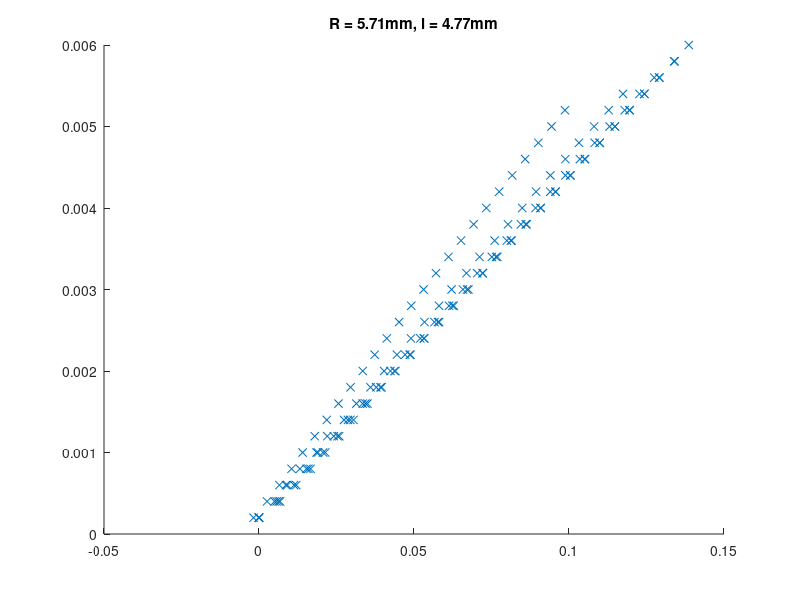
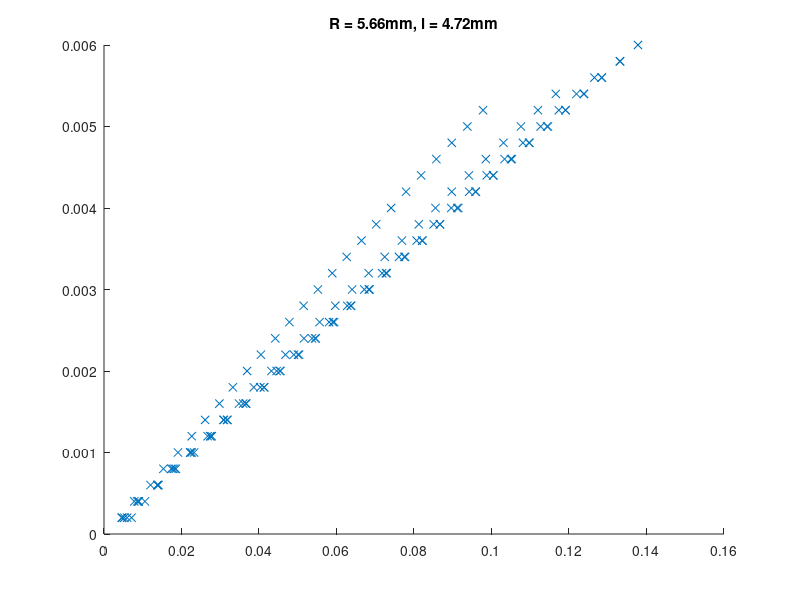

Write the MATLAB code that produced these figures, in order.
%% Design for segment 1 and 2: R = 5.66, l = 4.72
P_free = 0:0.5:15;
n1 = [1	0.999960000000000	0.999840000000000	0.999650000000000	0.999400000000000	0.999080000000000	0.998710000000000	0.998300000000000	0.997830000000000	0.997330000000000	0.996790000000000	0.996210000000000	0.995610000000000	0.994970000000000	0.994310000000000	0.993630000000000	0.992920000000000	0.992200000000000	0.991460000000000	0.990700000000000	0.989930000000000	0.989150000000000	0.988350000000000	0.987540000000000	0.986730000000000	0.985900000000000	0.985070000000000	0.984230000000000	0.983380000000000	0.982530000000000	0.981680000000000
1.35160000000000e-18	-2.28420000000000e-06	-4.36970000000000e-06	-6.27870000000000e-06	-8.03060000000000e-06	-9.64290000000000e-06	-1.11310000000000e-05	-1.25080000000000e-05	-1.37860000000000e-05	-1.49750000000000e-05	-1.60830000000000e-05	-1.71200000000000e-05	-1.80910000000000e-05	-1.90020000000000e-05	-1.98580000000000e-05	-2.06640000000000e-05	-2.14240000000000e-05	-2.21420000000000e-05	-2.28190000000000e-05	-2.34590000000000e-05	-2.40650000000000e-05	-2.46370000000000e-05	-2.51800000000000e-05	-2.56930000000000e-05	-2.61790000000000e-05	-2.66390000000000e-05	-2.70750000000000e-05	-2.74880000000000e-05	-2.78790000000000e-05	-2.82490000000000e-05	-2.85990000000000e-05
-1.98900000000000e-17	-0.00906760000000000	-0.0178800000000000	-0.0264430000000000	-0.0347650000000000	-0.0428540000000000	-0.0507190000000000	-0.0583670000000000	-0.0658070000000000	-0.0730460000000000	-0.0800930000000000	-0.0869560000000000	-0.0936420000000000	-0.100160000000000	-0.106510000000000	-0.112710000000000	-0.118750000000000	-0.124650000000000	-0.130420000000000	-0.136050000000000	-0.141550000000000	-0.146930000000000	-0.152200000000000	-0.157350000000000	-0.162390000000000	-0.167320000000000	-0.172160000000000	-0.176900000000000	-0.181540000000000	-0.186090000000000	-0.190560000000000];
nx1 = n1(1,:);
nz1 = n1(3,:);
theta_y_free = atan2(-nz1, nx1);

P_cons = 1e-3*[15000	15000	15000	15000	15000	15000	15000	15000	15000	15000	15000	15000	15000	15000	15000	15000	15000	15000	15000	15000	15000	15000	15000	15000	15000	15000	15000	15000	15000	15000	12500	12500	12500	12500	12500	12500	12500	12500	12500	12500	12500	12500	12500	12500	12500	12500	12500	12500	12500	12500	12500	12500	12500	12500	12500	12500	12500	12500	12500	10000	10000	10000	10000	10000	10000	10000	10000	10000	10000	10000	10000	10000	10000	10000	10000	10000	10000	10000	10000	10000	10000	10000	10000	10000	10000	10000	10000	7500	7500	7500	7500	7500	7500	7500	7500	7500	7500	7500	7500	7500	7500	7500	7500	7500	7500	7500	7500	7500	7500	7500	7500	7500	7500	7500	5000	5000	5000	5000	5000	5000	5000	5000	5000	5000	5000	5000	5000	5000	5000	5000	5000	5000	5000	5000	5000	5000	5000	5000	5000	5000];
T_cons = [0.000200000000000000	0.000400000000000000	0.000600000000000000	0.000800000000000000	0.00100000000000000	0.00120000000000000	0.00140000000000000	0.00160000000000000	0.00180000000000000	0.00200000000000000	0.00220000000000000	0.00240000000000000	0.00260000000000000	0.00280000000000000	0.00300000000000000	0.00320000000000000	0.00340000000000000	0.00360000000000000	0.00380000000000000	0.00400000000000000	0.00420000000000000	0.00440000000000000	0.00460000000000000	0.00480000000000000	0.00500000000000000	0.00520000000000000	0.00540000000000000	0.00560000000000000	0.00580000000000000	0.00600000000000000	0.000200000000000000	0.000400000000000000	0.000600000000000000	0.000800000000000000	0.00100000000000000	0.00120000000000000	0.00140000000000000	0.00160000000000000	0.00180000000000000	0.00200000000000000	0.00220000000000000	0.00240000000000000	0.00260000000000000	0.00280000000000000	0.00300000000000000	0.00320000000000000	0.00340000000000000	0.00360000000000000	0.00380000000000000	0.00400000000000000	0.00420000000000000	0.00440000000000000	0.00460000000000000	0.00480000000000000	0.00500000000000000	0.00520000000000000	0.00540000000000000	0.00560000000000000	0.00580000000000000	0.000200000000000000	0.000400000000000000	0.000600000000000000	0.000800000000000000	0.00100000000000000	0.00120000000000000	0.00140000000000000	0.00160000000000000	0.00180000000000000	0.00200000000000000	0.00220000000000000	0.00240000000000000	0.00260000000000000	0.00280000000000000	0.00300000000000000	0.00320000000000000	0.00340000000000000	0.00360000000000000	0.00380000000000000	0.00400000000000000	0.00420000000000000	0.00440000000000000	0.00460000000000000	0.00480000000000000	0.00500000000000000	0.00520000000000000	0.00540000000000000	0.00560000000000000	0.000200000000000000	0.000400000000000000	0.000600000000000000	0.000800000000000000	0.00100000000000000	0.00120000000000000	0.00140000000000000	0.00160000000000000	0.00180000000000000	0.00200000000000000	0.00220000000000000	0.00240000000000000	0.00260000000000000	0.00280000000000000	0.00300000000000000	0.00320000000000000	0.00340000000000000	0.00360000000000000	0.00380000000000000	0.00400000000000000	0.00420000000000000	0.00440000000000000	0.00460000000000000	0.00480000000000000	0.00500000000000000	0.00520000000000000	0.00540000000000000	0.000200000000000000	0.000400000000000000	0.000600000000000000	0.000800000000000000	0.00100000000000000	0.00120000000000000	0.00140000000000000	0.00160000000000000	0.00180000000000000	0.00200000000000000	0.00220000000000000	0.00240000000000000	0.00260000000000000	0.00280000000000000	0.00300000000000000	0.00320000000000000	0.00340000000000000	0.00360000000000000	0.00380000000000000	0.00400000000000000	0.00420000000000000	0.00440000000000000	0.00460000000000000	0.00480000000000000	0.00500000000000000	0.00520000000000000];
n3 = [0.981680000000000	0.981670000000000	0.981670000000000	0.981670000000000	0.981670000000000	0.981660000000000	0.981660000000000	0.981650000000000	0.981650000000000	0.981640000000000	0.981640000000000	0.981630000000000	0.981620000000000	0.981610000000000	0.981600000000000	0.981590000000000	0.981580000000000	0.981570000000000	0.981550000000000	0.981540000000000	0.981530000000000	0.981510000000000	0.981500000000000	0.981480000000000	0.981470000000000	0.981450000000000	0.981430000000000	0.981410000000000	0.981400000000000	0.981380000000000	0.985900000000000	0.985900000000000	0.985900000000000	0.985900000000000	0.985890000000000	0.985890000000000	0.985890000000000	0.985880000000000	0.985880000000000	0.985870000000000	0.985860000000000	0.985850000000000	0.985850000000000	0.985840000000000	0.985830000000000	0.985820000000000	0.985800000000000	0.985790000000000	0.985780000000000	0.985770000000000	0.985750000000000	0.985740000000000	0.985720000000000	0.985710000000000	0.985690000000000	0.985680000000000	0.985660000000000	0.985640000000000	0.985620000000000	0.989930000000000	0.989930000000000	0.989930000000000	0.989930000000000	0.989920000000000	0.989920000000000	0.989910000000000	0.989910000000000	0.989900000000000	0.989900000000000	0.989890000000000	0.989880000000000	0.989870000000000	0.989870000000000	0.989860000000000	0.989850000000000	0.989830000000000	0.989820000000000	0.989810000000000	0.989800000000000	0.989780000000000	0.989770000000000	0.989750000000000	0.989740000000000	0.989720000000000	0.989710000000000	0.989690000000000	0.989670000000000	0.993630000000000	0.993630000000000	0.993630000000000	0.993620000000000	0.993620000000000	0.993620000000000	0.993610000000000	0.993610000000000	0.993600000000000	0.993600000000000	0.993590000000000	0.993580000000000	0.993570000000000	0.993570000000000	0.993560000000000	0.993550000000000	0.993540000000000	0.993520000000000	0.993510000000000	0.993500000000000	0.993490000000000	0.993470000000000	0.993460000000000	0.993440000000000	0.993430000000000	0.993410000000000	0.993400000000000	0.996790000000000	0.996790000000000	0.996790000000000	0.996780000000000	0.996780000000000	0.996780000000000	0.996770000000000	0.996770000000000	0.996760000000000	0.996760000000000	0.996750000000000	0.996750000000000	0.996740000000000	0.996730000000000	0.996720000000000	0.996710000000000	0.996700000000000	0.996690000000000	0.996680000000000	0.996670000000000	0.996660000000000	0.996650000000000	0.996630000000000	0.996620000000000	0.996610000000000	0.996590000000000
0.00207060000000000	0.00416970000000000	0.00626850000000000	0.00836690000000000	0.0104650000000000	0.0125620000000000	0.0146590000000000	0.0167540000000000	0.0188490000000000	0.0209420000000000	0.0230340000000000	0.0251250000000000	0.0272150000000000	0.0293020000000000	0.0313880000000000	0.0334720000000000	0.0355540000000000	0.0376340000000000	0.0397120000000000	0.0417870000000000	0.0438590000000000	0.0459290000000000	0.0479960000000000	0.0500600000000000	0.0521210000000000	0.0541790000000000	0.0562330000000000	0.0582840000000000	0.0603320000000000	0.0623750000000000	0.00187900000000000	0.00378460000000000	0.00568990000000000	0.00759490000000000	0.00949950000000000	0.0114030000000000	0.0133070000000000	0.0152090000000000	0.0171110000000000	0.0190120000000000	0.0209120000000000	0.0228110000000000	0.0247080000000000	0.0266040000000000	0.0284980000000000	0.0303910000000000	0.0322830000000000	0.0341720000000000	0.0360590000000000	0.0379450000000000	0.0398280000000000	0.0417090000000000	0.0435880000000000	0.0454640000000000	0.0473370000000000	0.0492080000000000	0.0510760000000000	0.0529400000000000	0.0548020000000000	0.00165770000000000	0.00333930000000000	0.00502070000000000	0.00670190000000000	0.00838270000000000	0.0100630000000000	0.0117430000000000	0.0134230000000000	0.0151020000000000	0.0167800000000000	0.0184570000000000	0.0201340000000000	0.0218100000000000	0.0234840000000000	0.0251580000000000	0.0268300000000000	0.0285020000000000	0.0301720000000000	0.0318400000000000	0.0335070000000000	0.0351730000000000	0.0368360000000000	0.0384980000000000	0.0401590000000000	0.0418170000000000	0.0434730000000000	0.0451270000000000	0.0467780000000000	0.00139960000000000	0.00281970000000000	0.00423970000000000	0.00565970000000000	0.00707940000000000	0.00849900000000000	0.00991840000000000	0.0113380000000000	0.0127560000000000	0.0141750000000000	0.0155930000000000	0.0170110000000000	0.0184290000000000	0.0198460000000000	0.0212630000000000	0.0226790000000000	0.0240940000000000	0.0255090000000000	0.0269240000000000	0.0283370000000000	0.0297500000000000	0.0311620000000000	0.0325730000000000	0.0339830000000000	0.0353920000000000	0.0368000000000000	0.0382070000000000	0.00109590000000000	0.00220790000000000	0.00331990000000000	0.00443190000000000	0.00554410000000000	0.00665630000000000	0.00776880000000000	0.00888140000000000	0.00999430000000000	0.0111070000000000	0.0122210000000000	0.0133350000000000	0.0144490000000000	0.0155630000000000	0.0166780000000000	0.0177940000000000	0.0189100000000000	0.0200260000000000	0.0211420000000000	0.0222590000000000	0.0233770000000000	0.0244950000000000	0.0256130000000000	0.0267310000000000	0.0278500000000000	0.0289690000000000
-0.190550000000000	-0.190520000000000	-0.190470000000000	-0.190400000000000	-0.190310000000000	-0.190200000000000	-0.190080000000000	-0.189930000000000	-0.189760000000000	-0.189580000000000	-0.189370000000000	-0.189150000000000	-0.188900000000000	-0.188640000000000	-0.188350000000000	-0.188050000000000	-0.187720000000000	-0.187380000000000	-0.187020000000000	-0.186630000000000	-0.186230000000000	-0.185810000000000	-0.185360000000000	-0.184900000000000	-0.184410000000000	-0.183910000000000	-0.183380000000000	-0.182840000000000	-0.182270000000000	-0.181690000000000	-0.167310000000000	-0.167290000000000	-0.167240000000000	-0.167180000000000	-0.167100000000000	-0.167000000000000	-0.166890000000000	-0.166750000000000	-0.166600000000000	-0.166440000000000	-0.166250000000000	-0.166050000000000	-0.165830000000000	-0.165590000000000	-0.165330000000000	-0.165060000000000	-0.164760000000000	-0.164450000000000	-0.164120000000000	-0.163780000000000	-0.163410000000000	-0.163030000000000	-0.162630000000000	-0.162210000000000	-0.161770000000000	-0.161310000000000	-0.160830000000000	-0.160340000000000	-0.159830000000000	-0.141540000000000	-0.141520000000000	-0.141480000000000	-0.141430000000000	-0.141360000000000	-0.141270000000000	-0.141180000000000	-0.141060000000000	-0.140930000000000	-0.140790000000000	-0.140630000000000	-0.140450000000000	-0.140260000000000	-0.140050000000000	-0.139830000000000	-0.139590000000000	-0.139340000000000	-0.139070000000000	-0.138790000000000	-0.138490000000000	-0.138170000000000	-0.137840000000000	-0.137490000000000	-0.137120000000000	-0.136740000000000	-0.136340000000000	-0.135930000000000	-0.135500000000000	-0.112700000000000	-0.112680000000000	-0.112650000000000	-0.112610000000000	-0.112550000000000	-0.112480000000000	-0.112400000000000	-0.112310000000000	-0.112210000000000	-0.112090000000000	-0.111970000000000	-0.111820000000000	-0.111670000000000	-0.111510000000000	-0.111330000000000	-0.111140000000000	-0.110940000000000	-0.110720000000000	-0.110490000000000	-0.110250000000000	-0.110000000000000	-0.109730000000000	-0.109450000000000	-0.109150000000000	-0.108840000000000	-0.108520000000000	-0.108180000000000	-0.0800880000000000	-0.0800740000000000	-0.0800530000000000	-0.0800240000000000	-0.0799860000000000	-0.0799410000000000	-0.0798880000000000	-0.0798260000000000	-0.0797570000000000	-0.0796790000000000	-0.0795930000000000	-0.0794980000000000	-0.0793950000000000	-0.0792830000000000	-0.0791630000000000	-0.0790340000000000	-0.0788960000000000	-0.0787480000000000	-0.0785920000000000	-0.0784260000000000	-0.0782510000000000	-0.0780660000000000	-0.0778710000000000	-0.0776660000000000	-0.0774510000000000	-0.0772250000000000];

theta_x = [];
n3_rot = [];
for i = 1:size(P_cons, 2)
    theta_y_index = P_cons(i)*2+1;
    theta_y = theta_y_free(theta_y_index);
    Rot = [cos(-theta_y), 0, sin(-theta_y); 0, 1, 0; -sin(-theta_y), 0, cos(-theta_y)];
    n3_rot = [n3_rot Rot*n3(:,i)];
    theta_x = [theta_x atan2(n3_rot(3,end), n3_rot(2,end))];

end


figure(2)
hold on
plot(theta_x, T_cons, 'x');
title('R = 5.66mm, l = 4.72mm')
hold off
csvtable = [[P_cons P_cons]' [theta_x -theta_x]' [T_cons -T_cons]'];
% csvwrite('helix_x1_stiffness_M.csv', csvtable);

%% Design for segment 3 and 4: R = 5.71, l = 4.77 
P_free = 0:0.5:15;

n1 = [1	0.999950000000000	0.999820000000000	0.999610000000000	0.999330000000000	0.998990000000000	0.998580000000000	0.998130000000000	0.997620000000000	0.997070000000000	0.996480000000000	0.995860000000000	0.995200000000000	0.994520000000000	0.993800000000000	0.993070000000000	0.992310000000000	0.991530000000000	0.990740000000000	0.989930000000000	0.989100000000000	0.988260000000000	0.987410000000000	0.986550000000000	0.985690000000000	0.984810000000000	0.983920000000000	0.983030000000000	0.982140000000000	0.981240000000000	0.980330000000000
9.23790000000000e-18	-5.69890000000000e-06	-1.07770000000000e-05	-1.52950000000000e-05	-1.93090000000000e-05	-2.28690000000000e-05	-2.60240000000000e-05	-2.88150000000000e-05	-3.12820000000000e-05	-3.34580000000000e-05	-3.53760000000000e-05	-3.70650000000000e-05	-3.85490000000000e-05	-3.98510000000000e-05	-4.09930000000000e-05	-4.19920000000000e-05	-4.28660000000000e-05	-4.36280000000000e-05	-4.42920000000000e-05	-4.48700000000000e-05	-4.53730000000000e-05	-4.58090000000000e-05	-4.61870000000000e-05	-4.65150000000000e-05	-4.67980000000000e-05	-4.70430000000000e-05	-4.72560000000000e-05	-4.74390000000000e-05	-4.75990000000000e-05	-4.77370000000000e-05	-4.78570000000000e-05
1.59370000000000e-17	-0.00953940000000000	-0.0187980000000000	-0.0277850000000000	-0.0365060000000000	-0.0449720000000000	-0.0531900000000000	-0.0611720000000000	-0.0689250000000000	-0.0764590000000000	-0.0837830000000000	-0.0909060000000000	-0.0978360000000000	-0.104580000000000	-0.111150000000000	-0.117550000000000	-0.123790000000000	-0.129870000000000	-0.135800000000000	-0.141590000000000	-0.147240000000000	-0.152770000000000	-0.158160000000000	-0.163440000000000	-0.168600000000000	-0.173640000000000	-0.178580000000000	-0.183420000000000	-0.188160000000000	-0.192800000000000	-0.197350000000000];
nx1 = n1(1,:);
nz1 = n1(3,:);
theta_y_free = atan2(-nz1, nx1);

P_cons = 1e-3*[15000	15000	15000	15000	15000	15000	15000	15000	15000	15000	15000	15000	15000	15000	15000	15000	15000	15000	15000	15000	15000	15000	15000	15000	15000	15000	15000	15000	15000	15000	12500	12500	12500	12500	12500	12500	12500	12500	12500	12500	12500	12500	12500	12500	12500	12500	12500	12500	12500	12500	12500	12500	12500	12500	12500	12500	12500	12500	12500	10000	10000	10000	10000	10000	10000	10000	10000	10000	10000	10000	10000	10000	10000	10000	10000	10000	10000	10000	10000	10000	10000	10000	10000	10000	10000	10000	10000	7500	7500	7500	7500	7500	7500	7500	7500	7500	7500	7500	7500	7500	7500	7500	7500	7500	7500	7500	7500	7500	7500	7500	7500	7500	7500	7500	5000	5000	5000	5000	5000	5000	5000	5000	5000	5000	5000	5000	5000	5000	5000	5000	5000	5000	5000	5000	5000	5000	5000	5000	5000	5000];
T_cons = [0.000200000000000000	0.000400000000000000	0.000600000000000000	0.000800000000000000	0.00100000000000000	0.00120000000000000	0.00140000000000000	0.00160000000000000	0.00180000000000000	0.00200000000000000	0.00220000000000000	0.00240000000000000	0.00260000000000000	0.00280000000000000	0.00300000000000000	0.00320000000000000	0.00340000000000000	0.00360000000000000	0.00380000000000000	0.00400000000000000	0.00420000000000000	0.00440000000000000	0.00460000000000000	0.00480000000000000	0.00500000000000000	0.00520000000000000	0.00540000000000000	0.00560000000000000	0.00580000000000000	0.00600000000000000	0.000200000000000000	0.000400000000000000	0.000600000000000000	0.000800000000000000	0.00100000000000000	0.00120000000000000	0.00140000000000000	0.00160000000000000	0.00180000000000000	0.00200000000000000	0.00220000000000000	0.00240000000000000	0.00260000000000000	0.00280000000000000	0.00300000000000000	0.00320000000000000	0.00340000000000000	0.00360000000000000	0.00380000000000000	0.00400000000000000	0.00420000000000000	0.00440000000000000	0.00460000000000000	0.00480000000000000	0.00500000000000000	0.00520000000000000	0.00540000000000000	0.00560000000000000	0.00580000000000000	0.000200000000000000	0.000400000000000000	0.000600000000000000	0.000800000000000000	0.00100000000000000	0.00120000000000000	0.00140000000000000	0.00160000000000000	0.00180000000000000	0.00200000000000000	0.00220000000000000	0.00240000000000000	0.00260000000000000	0.00280000000000000	0.00300000000000000	0.00320000000000000	0.00340000000000000	0.00360000000000000	0.00380000000000000	0.00400000000000000	0.00420000000000000	0.00440000000000000	0.00460000000000000	0.00480000000000000	0.00500000000000000	0.00520000000000000	0.00540000000000000	0.00560000000000000	0.000200000000000000	0.000400000000000000	0.000600000000000000	0.000800000000000000	0.00100000000000000	0.00120000000000000	0.00140000000000000	0.00160000000000000	0.00180000000000000	0.00200000000000000	0.00220000000000000	0.00240000000000000	0.00260000000000000	0.00280000000000000	0.00300000000000000	0.00320000000000000	0.00340000000000000	0.00360000000000000	0.00380000000000000	0.00400000000000000	0.00420000000000000	0.00440000000000000	0.00460000000000000	0.00480000000000000	0.00500000000000000	0.00520000000000000	0.00540000000000000	0.000200000000000000	0.000400000000000000	0.000600000000000000	0.000800000000000000	0.00100000000000000	0.00120000000000000	0.00140000000000000	0.00160000000000000	0.00180000000000000	0.00200000000000000	0.00220000000000000	0.00240000000000000	0.00260000000000000	0.00280000000000000	0.00300000000000000	0.00320000000000000	0.00340000000000000	0.00360000000000000	0.00380000000000000	0.00400000000000000	0.00420000000000000	0.00440000000000000	0.00460000000000000	0.00480000000000000	0.00500000000000000	0.00520000000000000];
n3 = [0.980330000000000	0.980330000000000	0.980330000000000	0.980320000000000	0.980320000000000	0.980310000000000	0.980310000000000	0.980300000000000	0.980300000000000	0.980290000000000	0.980280000000000	0.980270000000000	0.980260000000000	0.980250000000000	0.980240000000000	0.980230000000000	0.980220000000000	0.980200000000000	0.980190000000000	0.980180000000000	0.980160000000000	0.980150000000000	0.980130000000000	0.980110000000000	0.980100000000000	0.980080000000000	0.980060000000000	0.980040000000000	0.980020000000000	0.980000000000000	0.984810000000000	0.984810000000000	0.984800000000000	0.984800000000000	0.984800000000000	0.984790000000000	0.984790000000000	0.984780000000000	0.984770000000000	0.984770000000000	0.984760000000000	0.984750000000000	0.984740000000000	0.984730000000000	0.984720000000000	0.984710000000000	0.984690000000000	0.984680000000000	0.984670000000000	0.984650000000000	0.984640000000000	0.984620000000000	0.984610000000000	0.984590000000000	0.984580000000000	0.984560000000000	0.984540000000000	0.984520000000000	0.984500000000000	0.989100000000000	0.989100000000000	0.989090000000000	0.989090000000000	0.989090000000000	0.989080000000000	0.989080000000000	0.989070000000000	0.989070000000000	0.989060000000000	0.989050000000000	0.989040000000000	0.989030000000000	0.989020000000000	0.989010000000000	0.989000000000000	0.988990000000000	0.988980000000000	0.988960000000000	0.988950000000000	0.988930000000000	0.988920000000000	0.988900000000000	0.988890000000000	0.988870000000000	0.988850000000000	0.988840000000000	0.988820000000000	0.993070000000000	0.993060000000000	0.993060000000000	0.993060000000000	0.993060000000000	0.993050000000000	0.993050000000000	0.993040000000000	0.993030000000000	0.993030000000000	0.993020000000000	0.993010000000000	0.993000000000000	0.992990000000000	0.992980000000000	0.992970000000000	0.992960000000000	0.992950000000000	0.992930000000000	0.992920000000000	0.992910000000000	0.992890000000000	0.992880000000000	0.992860000000000	0.992850000000000	0.992830000000000	0.992810000000000	0.996480000000000	0.996480000000000	0.996480000000000	0.996480000000000	0.996470000000000	0.996470000000000	0.996470000000000	0.996460000000000	0.996450000000000	0.996450000000000	0.996440000000000	0.996430000000000	0.996430000000000	0.996420000000000	0.996410000000000	0.996400000000000	0.996390000000000	0.996380000000000	0.996370000000000	0.996350000000000	0.996340000000000	0.996330000000000	0.996310000000000	0.996300000000000	0.996280000000000	0.996270000000000
0.00214530000000000	0.00433840000000000	0.00653140000000000	0.00872400000000000	0.0109160000000000	0.0131080000000000	0.0152990000000000	0.0174890000000000	0.0196770000000000	0.0218650000000000	0.0240520000000000	0.0262370000000000	0.0284200000000000	0.0306020000000000	0.0327810000000000	0.0349590000000000	0.0371350000000000	0.0393080000000000	0.0414780000000000	0.0436470000000000	0.0458120000000000	0.0479740000000000	0.0501330000000000	0.0522890000000000	0.0544420000000000	0.0565910000000000	0.0587360000000000	0.0608780000000000	0.0630150000000000	0.0651490000000000	0.00194780000000000	0.00394260000000000	0.00593720000000000	0.00793170000000000	0.00992580000000000	0.0119190000000000	0.0139120000000000	0.0159050000000000	0.0178960000000000	0.0198860000000000	0.0218760000000000	0.0238640000000000	0.0258510000000000	0.0278360000000000	0.0298200000000000	0.0318020000000000	0.0337820000000000	0.0357600000000000	0.0377360000000000	0.0397100000000000	0.0416810000000000	0.0436500000000000	0.0456160000000000	0.0475800000000000	0.0495400000000000	0.0514980000000000	0.0534520000000000	0.0554030000000000	0.0573500000000000	0.00171860000000000	0.00348260000000000	0.00524660000000000	0.00701040000000000	0.00877400000000000	0.0105370000000000	0.0123000000000000	0.0140630000000000	0.0158240000000000	0.0175850000000000	0.0193460000000000	0.0211050000000000	0.0228640000000000	0.0246210000000000	0.0263780000000000	0.0281330000000000	0.0298860000000000	0.0316380000000000	0.0333890000000000	0.0351380000000000	0.0368850000000000	0.0386300000000000	0.0403730000000000	0.0421140000000000	0.0438530000000000	0.0455890000000000	0.0473230000000000	0.0490540000000000	0.00145070000000000	0.00294350000000000	0.00443630000000000	0.00592920000000000	0.00742200000000000	0.00891480000000000	0.0104070000000000	0.0119000000000000	0.0133920000000000	0.0148840000000000	0.0163760000000000	0.0178670000000000	0.0193580000000000	0.0208490000000000	0.0223380000000000	0.0238280000000000	0.0253160000000000	0.0268040000000000	0.0282910000000000	0.0297770000000000	0.0312630000000000	0.0327470000000000	0.0342300000000000	0.0357120000000000	0.0371920000000000	0.0386710000000000	0.0401490000000000	0.00113530000000000	0.00230610000000000	0.00347710000000000	0.00464830000000000	0.00581980000000000	0.00699160000000000	0.00816360000000000	0.00933600000000000	0.0105090000000000	0.0116820000000000	0.0128550000000000	0.0140290000000000	0.0152030000000000	0.0163780000000000	0.0175530000000000	0.0187280000000000	0.0199030000000000	0.0210790000000000	0.0222560000000000	0.0234320000000000	0.0246090000000000	0.0257860000000000	0.0269630000000000	0.0281410000000000	0.0293180000000000	0.0304960000000000
-0.197350000000000	-0.197320000000000	-0.197270000000000	-0.197200000000000	-0.197110000000000	-0.197000000000000	-0.196870000000000	-0.196720000000000	-0.196550000000000	-0.196360000000000	-0.196140000000000	-0.195910000000000	-0.195650000000000	-0.195370000000000	-0.195070000000000	-0.194750000000000	-0.194410000000000	-0.194050000000000	-0.193660000000000	-0.193260000000000	-0.192830000000000	-0.192380000000000	-0.191910000000000	-0.191420000000000	-0.190900000000000	-0.190370000000000	-0.189810000000000	-0.189230000000000	-0.188630000000000	-0.188010000000000	-0.173640000000000	-0.173620000000000	-0.173570000000000	-0.173510000000000	-0.173430000000000	-0.173330000000000	-0.173220000000000	-0.173080000000000	-0.172920000000000	-0.172750000000000	-0.172550000000000	-0.172340000000000	-0.172110000000000	-0.171860000000000	-0.171590000000000	-0.171290000000000	-0.170990000000000	-0.170660000000000	-0.170310000000000	-0.169940000000000	-0.169550000000000	-0.169140000000000	-0.168720000000000	-0.168270000000000	-0.167800000000000	-0.167310000000000	-0.166810000000000	-0.166280000000000	-0.165730000000000	-0.147240000000000	-0.147220000000000	-0.147190000000000	-0.147130000000000	-0.147070000000000	-0.146980000000000	-0.146880000000000	-0.146760000000000	-0.146630000000000	-0.146480000000000	-0.146310000000000	-0.146120000000000	-0.145920000000000	-0.145700000000000	-0.145470000000000	-0.145220000000000	-0.144950000000000	-0.144660000000000	-0.144360000000000	-0.144040000000000	-0.143700000000000	-0.143340000000000	-0.142970000000000	-0.142580000000000	-0.142170000000000	-0.141740000000000	-0.141300000000000	-0.140840000000000	-0.117550000000000	-0.117530000000000	-0.117510000000000	-0.117470000000000	-0.117410000000000	-0.117350000000000	-0.117260000000000	-0.117170000000000	-0.117060000000000	-0.116940000000000	-0.116810000000000	-0.116660000000000	-0.116500000000000	-0.116320000000000	-0.116140000000000	-0.115930000000000	-0.115720000000000	-0.115480000000000	-0.115240000000000	-0.114980000000000	-0.114710000000000	-0.114420000000000	-0.114110000000000	-0.113800000000000	-0.113460000000000	-0.113110000000000	-0.112750000000000	-0.0837850000000000	-0.0837770000000000	-0.0837600000000000	-0.0837340000000000	-0.0837000000000000	-0.0836560000000000	-0.0836030000000000	-0.0835410000000000	-0.0834690000000000	-0.0833880000000000	-0.0832980000000000	-0.0831980000000000	-0.0830890000000000	-0.0829700000000000	-0.0828410000000000	-0.0827020000000000	-0.0825530000000000	-0.0823940000000000	-0.0822250000000000	-0.0820450000000000	-0.0818540000000000	-0.0816520000000000	-0.0814400000000000	-0.0812160000000000	-0.0809810000000000	-0.0807350000000000];

n3_rot = [];
theta_x = [];

for i = 1:size(P_cons, 2)
    theta_y_index = P_cons(i)*2+1;
    theta_y = theta_y_free(theta_y_index);
    Rot = [cos(-theta_y), 0, sin(-theta_y); 0, 1, 0; -sin(-theta_y), 0, cos(-theta_y)];
    n3_rot = [n3_rot Rot*n3(:,i)];
    theta_x = [theta_x atan2(n3_rot(3,end), n3_rot(2,end))];

end


figure(1)
hold on
plot(theta_x, T_cons, 'x');
title('R = 5.71mm, l = 4.77mm')
hold off
csvtable = [[P_cons P_cons]' [theta_x -theta_x]' [T_cons -T_cons]'];
% csvwrite('helix_x2_stiffness_M.csv', csvtable);
